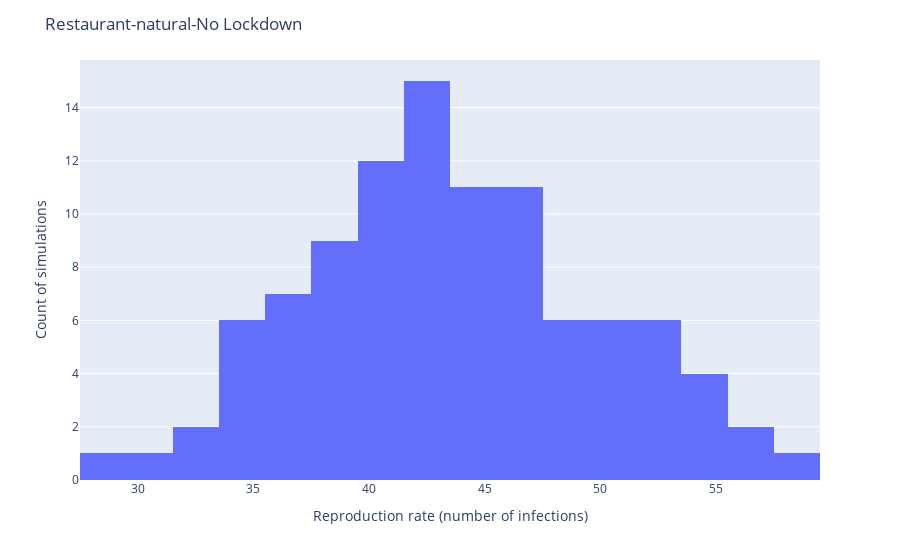

Notebook source saved alongside this figure:
### Code cell
import plotly.express as px
df = pd.DataFrame(results, columns=["Infections", "Total visitors", "Attack rate"])
fig = px.histogram(df, x="Infections")
fig.update_layout(
    title=simulation_name,
    xaxis_title="Reproduction rate (number of infections)",
    yaxis_title="Count of simulations")
fig.show()
df.mean()

### Figure 1 — Plotly figure (JSON) as saved in the notebook; plotly's stock layout.template omitted (floating-point values rounded to 4 significant figures)
{"data": [{"alignmentgroup": "True", "bingroup": "x", "hovertemplate": "Infections=%{x}<br>count=%{y}<extra></extra>", "legendgroup": "", "marker": {"color": "#636efa"}, "name": "", "offsetgroup": "", "orientation": "v", "showlegend": false, "type": "histogram", "x": [34, 42, 40, 42, 51, 53, 43, 35, 37, 45, 55, 39, 34, 43, 45, 41, 39, 45, 48, 40, 47, 39, 47, 42, 40, 45, 40, 44, 57, 41, 41, 36, 39, 52, 47, 29, 35, 40, 43, 37, 51, 41, 48, 57, 40, 44, 43, 45, 40, 44, 33, 53, 31, 36, 38, 47, 51, 42, 42, 47, 52, 44, 51, 47, 49, 43, 43, 38, 54, 43, 47, 37, 46, 43, 50, 53, 51, 47, 38, 47, 39, 41, 49, 42, 48, 35, 45, 47, 37, 54, 55, 35, 52, 45, 58, 37, 38, 49, 33, 42], "xaxis": "x", "yaxis": "y"}], "layout": {"barmode": "relative", "legend": {"tracegroupgap": 0}, "margin": {"t": 60}, "title": {"text": "Restaurant-natural-No Lockdown"}, "xaxis": {"anchor": "y", "domain": [0, 1], "title": {"text": "Reproduction rate (number of infections)"}}, "yaxis": {"anchor": "x", "domain": [0, 1], "title": {"text": "Count of simulations"}}}}
